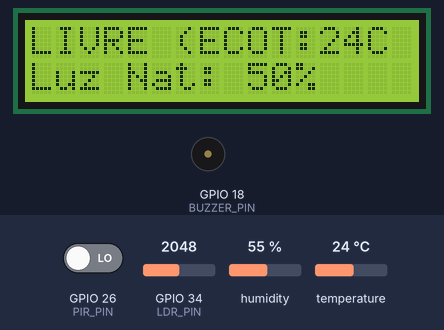
The sketch below on a simulated ESP32. Parts: 16×2 character LCD, buzzer (waves = sounding). Inputs (shaded band) come from the test bench; at power-on: GPIO 26 (PIR_PIN) LOW, temperature 24 °C, GPIO 34 (LDR_PIN) = 2048, humidity 55 %. WiFi joins after 1.5 s; servers stay silent unless stated; no MQTT or app messages arrive unless stated.

Above: at 2.7 s.
2.8 s: GPIO 26 (PIR_PIN) driven HIGH
At 3.6 s:
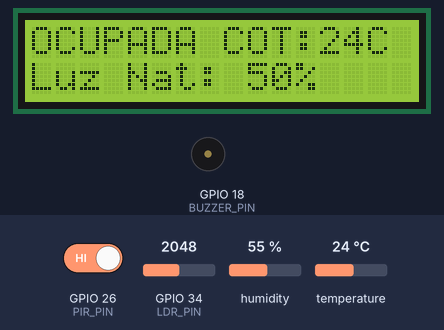
4.3 s: temperature set to 31.3 °C
At 6.6 s:
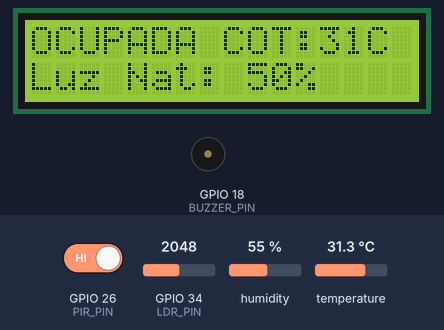
7.2 s: temperature set to 32.5 °C
At 8.6 s:
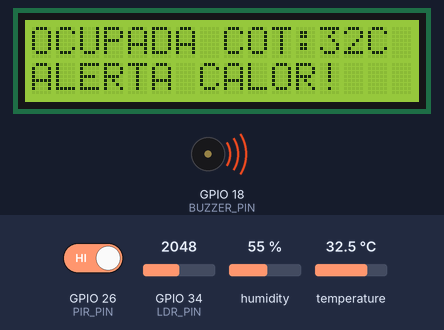
9.2 s: temperature set to 12 °C
At 10.8 s:
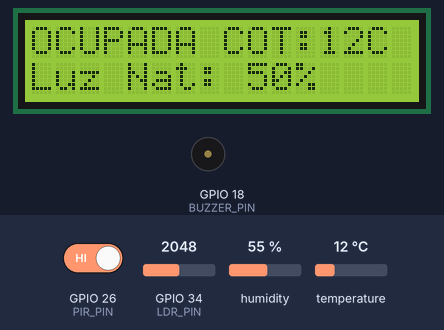
11.2 s: GPIO 34 (LDR_PIN) set to 1960
At 11.9 s:
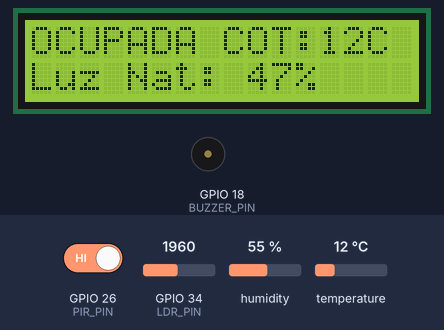
12.7 s: GPIO 34 (LDR_PIN) set to 2040
At 13.2 s:
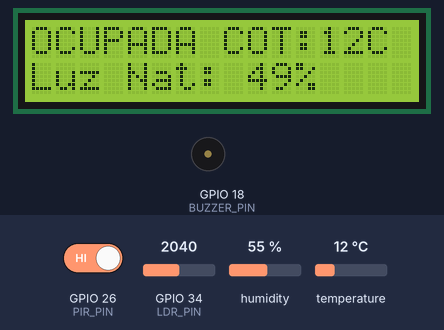
Timing chart, 0 to 15.2 s (numbered marks = the images above; inputs shaded):
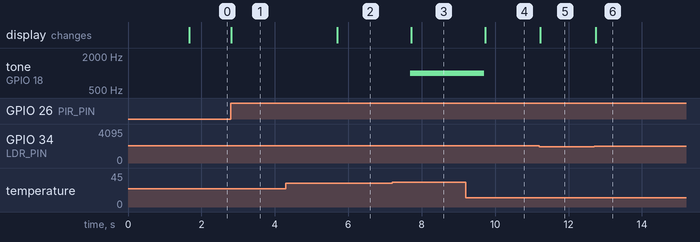

Measured:
- the behaviour switches between 32 and 32.1 °C on temperature (found by bisection; images 2 and 3)
- after the input at 2.8 s, the display: changes at once (image 1)
- after the input at 4.3 s, the display: changes after 1.4 s (image 2)
- after the input at 7.2 s, tone on GPIO 18 (BUZZER_PIN): silent → 1000 Hz after 0.49 s; the display: changes after 0.52 s (image 3)
- after the input at 9.2 s, tone on GPIO 18 (BUZZER_PIN): 1000 Hz → silent after 0.51 s; the display: changes after 0.53 s (image 4)
- after the input at 11.2 s, the display: changes at once (image 5)
- after the input at 12.7 s, the display: changes at once (image 6)

The sketch:

sketch.ino
```cpp
#include <WiFi.h>
#include <PubSubClient.h>
#include <LiquidCrystal_I2C.h>
#include <DHT.h>

// --- Configurações de Rede e MQTT ---
const char* ssid = "Wokwi-GUEST";
const char* password = "";
const char* mqtt_server = "44.223.43.74";
const int mqtt_port = 1883;
const char* mqtt_topic = "homeoffice/mesa01";

WiFiClient espClient;
PubSubClient client(espClient);

// --- Hardware ---
LiquidCrystal_I2C lcd(0x27, 16, 2);
#define PIR_PIN 26
#define DHTPIN 27
#define DHTTYPE DHT22
#define LDR_PIN 34
#define BUZZER_PIN 18

DHT dht(DHTPIN, DHTTYPE);

// --- Variáveis de Controle ---
unsigned long lastMotionTime = 0;
const unsigned long TIMEOUT_NO_MOTION = 10000;
bool salaOcupada = false;
bool alertaTemp = false;

void setup_wifi() {
  delay(10);
  WiFi.begin(ssid, password);
  while (WiFi.status() != WL_CONNECTED) {
    delay(500);
  }
}

void reconnect_mqtt() {
  while (!client.connected()) {
    if (client.connect("EcoWork_Buzzer_Client")) {
    } else {
      delay(5000);
    }
  }
}

void setup() {
  Serial.begin(115200);

  pinMode(PIR_PIN, INPUT);
  pinMode(LDR_PIN, INPUT);
  pinMode(BUZZER_PIN, OUTPUT);

  dht.begin();
  lcd.init();
  lcd.backlight();

  setup_wifi();
  client.setServer(mqtt_server, mqtt_port);
}

void loop() {
  if (!client.connected()) reconnect_mqtt();
  client.loop();

  // --- 1. Leitura de Sensores ---
  int movimento = digitalRead(PIR_PIN);
  float temp = dht.readTemperature();
  float hum = dht.readHumidity();
  int ldrValue = analogRead(LDR_PIN);
  int luzAmbientePct = map(ldrValue, 0, 4095, 0, 100);

  // --- 2. Lógica de Presença ---
  if (movimento == HIGH) {
    lastMotionTime = millis();
    salaOcupada = true;
  }

  if (salaOcupada && (millis() - lastMotionTime > TIMEOUT_NO_MOTION)) {
    salaOcupada = false;
  }

  // --- 3. Lógica de Alerta (Buzzer) ---
  if (salaOcupada) {
    // Se ocupado e quente (>32C), toca alarme
    if (temp > 32.0) {
      alertaTemp = true;
      // Toca o buzzer (Frequência 1000Hz)
      tone(BUZZER_PIN, 1000);
    } else {
      alertaTemp = false;
      noTone(BUZZER_PIN);
    }
  } else {
    // Sala vazia, desliga tudo
    salaOcupada = false;
    alertaTemp = false;
    noTone(BUZZER_PIN);
  }

  // --- 4. LCD ---
  lcd.setCursor(0, 0);
  if(salaOcupada) lcd.print("OCUPADA ");
  else lcd.print("LIVRE (ECO)");

  lcd.setCursor(10, 0);
  lcd.print("T:");
  lcd.print((int)temp);
  lcd.print("C");

  lcd.setCursor(0, 1);
  if(alertaTemp) {
    lcd.print("ALERTA CALOR!   ");
  } else {
    lcd.print("Luz Nat: ");
    lcd.print(luzAmbientePct);
    lcd.print("%   ");
  }

  // --- 5. MQTT ---
  static unsigned long lastMsg = 0;
  if (millis() - lastMsg > 2000) {
    lastMsg = millis();
    char jsonPayload[256];
    snprintf(jsonPayload, sizeof(jsonPayload),
        "{\"sala\":\"Sala01\",\"status\":\"%s\",\"temp\":%.1f,\"hum\":%.1f,\"luz_nat\":%d,\"alerta\":%d}",
        salaOcupada ? "Ocupada" : "Livre", temp, hum, luzAmbientePct, alertaTemp
    );
    client.publish(mqtt_topic, jsonPayload);
  }
}
```
